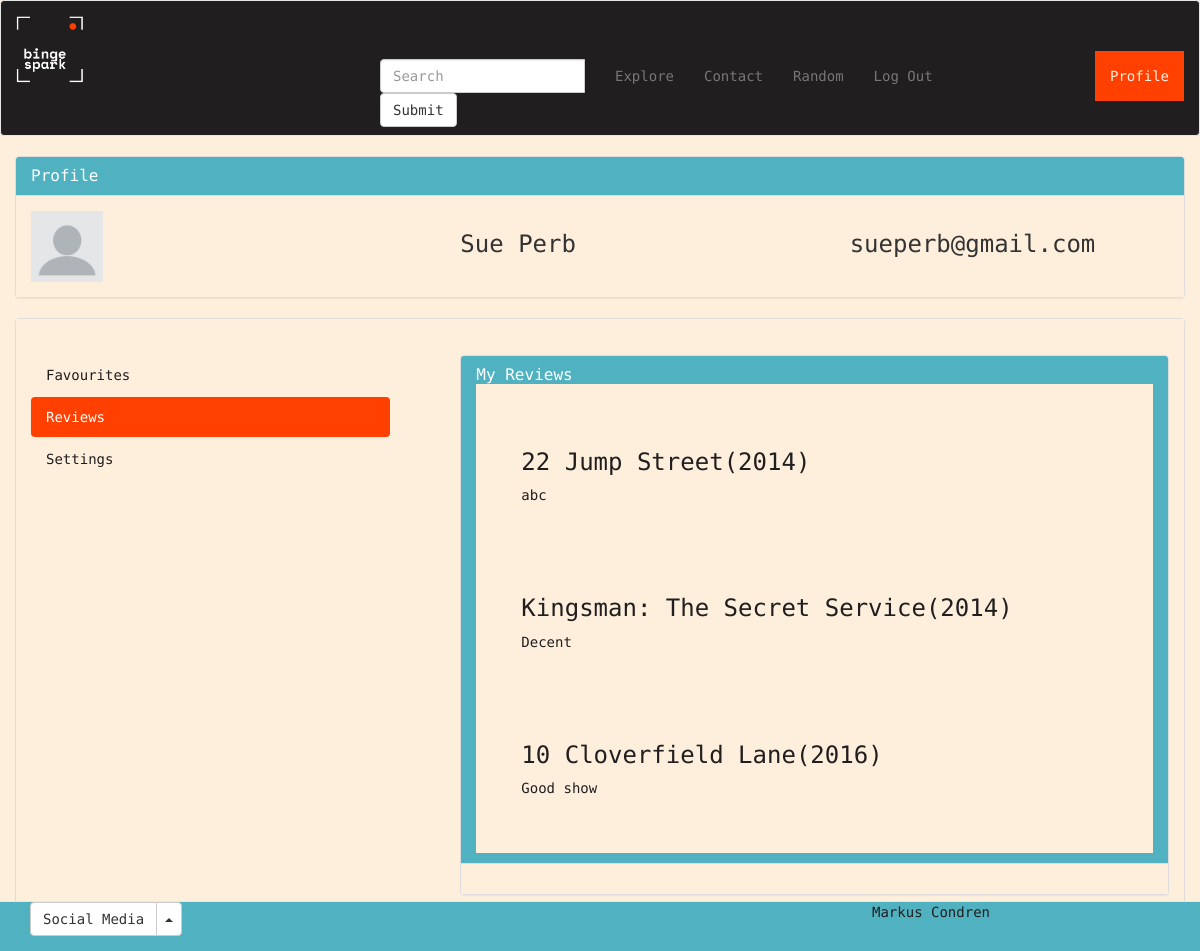
/bingespark/user/profile_review.php (signed in), run on the app's committed database.
### tables this page shows
CREATE TABLE `review` (
  `review_id` int(11) NOT NULL,
  `user_id` int(11) NOT NULL,
  `movie_id` int(11) NOT NULL,
  `user_review` text NOT NULL,
  `user_rating` decimal(6,2) DEFAULT NULL,
  `favourite` tinyint(2) DEFAULT NULL
);

CREATE TABLE `movie` (
  `movie_id` int(11) NOT NULL,
  `title` varchar(255) NOT NULL,
  `release_year` int(11) NOT NULL,
  `runtime` int(11) NOT NULL,
  `revenue` decimal(6,2) NOT NULL,
  `movie_desc` text NOT NULL,
  `thumbnail` text
);

### bingespark/user/profile_review.php (the view, shortened to what this page needs)
<?php
include("../database/dbconn.php");
$user_id = $_SESSION["user_id"];
$reviews_query = "SELECT review.review_id, review.user_review, review.user_rating, review.favourite, user.user_id, user.name, movie.title, movie.release_year, movie.thumbnail FROM review
INNER JOIN user
ON user.user_id = review.user_id
INNER JOIN movie
ON movie.movie_id = review.movie_id
WHERE user.user_id = $user_id;";
$reviews_result = $dbconn->query($reviews_query);
$user_reviews = array();
while ($row = $reviews_result->fetch_assoc()) {
    $user_reviews[] = $row;
}
?>
<!DOCTYPE html>
<html lang="en">
<head>
    <?php include('../partials/head_2.php') ?>
</head>
<body>
    <?php include('../partials/navbar_2.php'); ?>
    <div class="container-fluid" id="profile-panel">
        <div class="panel panel-default">
            <div class="panel-heading" id="profile-panel-heading">
                <h3 class="panel-title">Profile </h3>
            </div>
            <div class="panel-body" id="profile-panel-body">
                <div class="row">
                    <div class="col-xs-6 col-sm-4 col-md-4">
                        <?php
                        if (strlen($_SESSION["profile_picture"]) === NULL) {
                            $pic = $_SESSION["profile_picture"];
                            echo "<img src='$pic' alt='profile picture' width='200px'>";
                        } else {
                            echo "<img src='../images/avatar.webp' alt='profile picture' width='20%'>
                       ";
                        }
                        ?>
                    </div>
                    <div class="col-xs-6 col-sm-4 col-md-4">
                        <ul>
                            <?php
                            if (isset($_SESSION["user_id"])) {
                                echo "<h3>" . $_SESSION['name'] . "<h3>";
                            }
                            ?>
                        </ul>
                    </div>
                    <div class="col-xs-12 col-sm-4 col-md-4">
                        <ul>
                            <?php
                            if (isset($_SESSION["user_id"])) {
                                echo "<h3>" . $_SESSION['username'] . "</h3>";
                            }
                            ?>
                        </ul>
                    </div>
                </div>
            </div>
        </div>
    </div>
    <div class="container-fluid" id="profile-panel">
        <div class="panel panel-default">
            <div class="panel-body" id="profile-panel-body">
                <div class="row">
                    <div class="col-xs-12 col-sm-4 col-md-4">
                        <div class="panel-heading" id="profile-panel-options">
                        </div>
                        <nav id="profile-pills">
                            <ul class="nav nav-pills nav-stacked" id="pills-stacked">
                                <li role="presentation"><a href="profile_favourites.php">Favourites</a></li>
                                <li role="presentation" class="active"><a href="profile_review.php">Reviews</a></li>
                                <li role="presentation"><a href="profile.php">Settings</a></li>
                            </ul>
                        </nav>
                    </div>
                    <div class="col-xs-12 col-sm-8 col-md-8">
                        <div class="panel-heading" id="profile-panel-options">
                        </div>
                        <ul>
                            <div class="panel panel-default">
                                <div class="panel-heading" id="profile-panel-heading">
                                    <h2 class="panel-title">My Reviews</h2>
                                    <div class='panel-body' id='profile-panel-body'>
                                        <?php
                                        foreach ($user_reviews as $row) {
                                            $movietitle = $row["title"];
                                            $yearreleased = $row["release_year"];
                                            $review_movie = $row["user_review"];
                                            echo
                                            "
                                                <div class='panel-body' id='profile-panel-body'>
                                                    <div class='panel-body'>
                                                    <h3 style='color: #201e1f'>$movietitle($yearreleased)</h3>
                                                        <p style='color: #201e1f'>
                                                            $review_movie
                                                        </p>
                                                    </div>
                                                </div>
                                            ";
                                        }
                                        ?>
                                        </div>
                                </div>
                                <div class="panel-body" id="profile-panel-body">
                        </ul>
                    </div>
                </div>
            </div>
        </div>
    </div>
    <?php include('../partials/footer_2.php'); ?>
</body>

### bingespark/css/style.css (style rules this page uses)
* { font-family: "Space Mono", monospace; list-style: none; }
a:link { color: #201e1f; }
body { background-color: #feefdd; }
#profile-pills > #pills-stacked > .active > a { background-color: #ff4000; }
#profile-panel-heading { background-color: #50b2c0; color: #ffffff; }
#profile-panel-body { background-color: #feefdd; }

### data on the page
review: movie.title "22 Jump Street", movie.release_year "2014", user_review "abc"
review: movie.title "Kingsman: The Secret Service", movie.release_year "2014", user_review "Decent"
review: movie.title "10 Cloverfield Lane", movie.release_year "2016", user_review "Good show"

### other printed values
$_SESSION['name'] "Sue Perb"
$_SESSION['username'] "sueperb@gmail.com"
